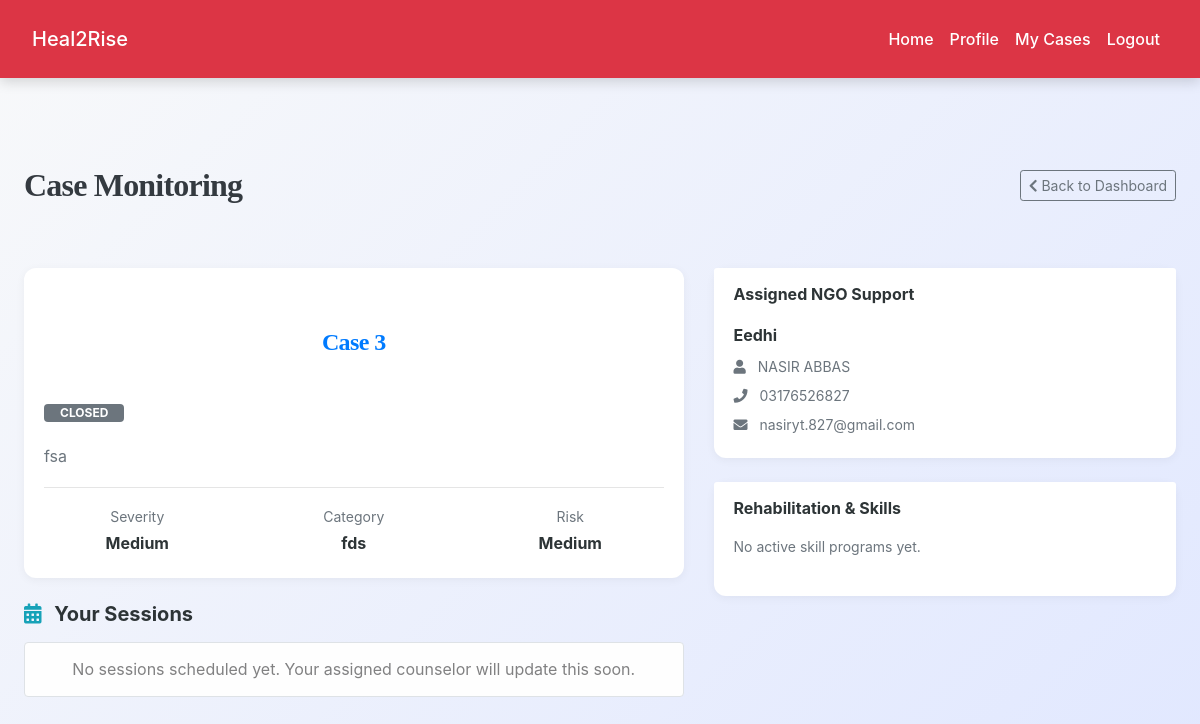
Before: /user/view_case_details.php?id=2 (signed in) with the older database file.
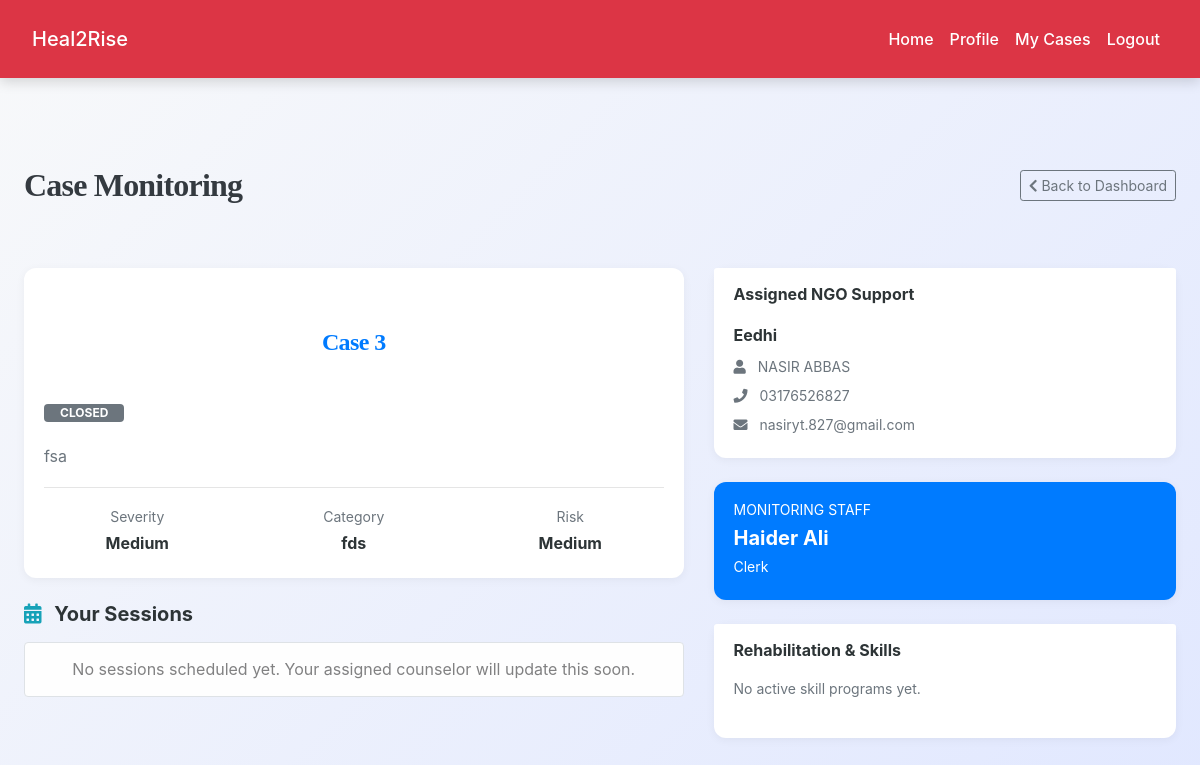
After: the same page with the newer database file.
### tables this page shows
CREATE TABLE `cases` (
  `id` int(11) NOT NULL,
  `case_title` varchar(255) NOT NULL,
  `description` text NOT NULL,
  `user_id` int(11) NOT NULL,
  `assigned_ngo_id` int(11) DEFAULT NULL,
  `assigned_staff_id` int(11) DEFAULT NULL,
  `status` enum('pending','approved','rejected','closed') NOT NULL DEFAULT 'pending',
  `problem_category` text DEFAULT NULL,
  `severity` varchar(50) DEFAULT NULL,
  `risk_level` varchar(50) DEFAULT NULL,
  `created_at` datetime DEFAULT current_timestamp(),
  `closed_at` datetime DEFAULT NULL
);

CREATE TABLE `ngos` (
  `id` int(11) NOT NULL,
  `ngo_name` varchar(200) NOT NULL,
  `registration_number` varchar(100) DEFAULT NULL,
  `address` text DEFAULT NULL,
  `contact_person` varchar(100) DEFAULT NULL,
  `phone` varchar(20) DEFAULT NULL,
  `email` varchar(100) NOT NULL,
  `password` varchar(255) NOT NULL,
  `service_areas` text DEFAULT NULL,
  `capacity` int(11) DEFAULT 50,
  `status` enum('verified','pending','blocked') DEFAULT 'pending',
  `created_at` datetime DEFAULT current_timestamp()
);

CREATE TABLE `team_members` (
  `id` int(11) NOT NULL,
  `full_name` varchar(100) NOT NULL,
  `email` varchar(100) NOT NULL,
  `phone` varchar(20) DEFAULT NULL,
  `password_hash` varchar(255) NOT NULL,
  `designation` varchar(50) NOT NULL,
  `qualification` text DEFAULT NULL,
  `experience_years` int(11) DEFAULT 0,
  `status` enum('active','inactive') DEFAULT 'active',
  `created_at` datetime DEFAULT current_timestamp()
);

### user/view_case_details.php (the view, shortened to what the changed rows need)
<?php
include('../config.php');
$user_id = $_SESSION["id"];
$case_id = intval($_GET['id']);
$stmt = $conn->prepare("
    SELECT
        c.*,
        n.ngo_name, n.contact_person, n.phone AS ngo_phone, n.email AS ngo_email,
        s.full_name AS staff_name, s.email AS staff_email, s.phone AS staff_phone, s.designation AS staff_designation
    FROM cases c
    JOIN ngos n ON c.assigned_ngo_id = n.id
    LEFT JOIN team_members s ON c.assigned_staff_id = s.id
    WHERE c.id=? AND c.user_id=?
");
$stmt->bind_param("ii", $case_id, $user_id);
$stmt->execute();
$case = $stmt->get_result()->fetch_assoc();
?>
<!DOCTYPE html>
<html lang="en">
<head>
    <link rel="stylesheet" href="https://cdn.jsdelivr.net/npm/bootstrap@4.6.2/dist/css/bootstrap.min.css">
    <link rel="stylesheet" href="https://cdnjs.cloudflare.com/ajax/libs/font-awesome/5.15.4/css/all.min.css">
<link rel="stylesheet" href="../css/style.css">
</head>
<body class="bg-light">
<div class="container py-5">
    <div class="d-flex justify-content-between align-items-center mb-4">
        <h2 class="font-weight-bold text-dark">Case Monitoring</h2>
    </div>
    <div class="row">
        <div class="col-lg-7">
            <div class="card info-card mb-4">
                <div class="card-body">
                    <div class=" justify-content-between">
                        <h4 class="text-primary font-weight-bold"><?= htmlspecialchars($case['case_title']) ?></h4>
                        <span class="badge badge-<?= $case['status']=='closed' ? 'secondary' : 'success' ?> px-3">
                            <?= strtoupper($case['status']) ?>
                        </span>
                    </div>
                    <p class="mt-3 text-secondary"><?= nl2br(htmlspecialchars($case['description'])) ?></p>
                    <hr>
                    <div class="row text-center">
                        <div class="col-4">
                            <small class="text-muted d-block">Severity</small>
                            <span class="font-weight-bold"><?= $case['severity'] ?></span>
                        </div>
                        <div class="col-4">
                            <small class="text-muted d-block">Category</small>
                            <span class="font-weight-bold"><?= $case['problem_category'] ?></span>
                        </div>
                        <div class="col-4">
                            <small class="text-muted d-block">Risk</small>
                            <span class="font-weight-bold"><?= $case['risk_level'] ?></span>
                        </div>
                    </div>
                </div>
            </div>
        </div>
        <div class="col-lg-5">
            <div class="card info-card mb-4">
                <div class="card-body pt-0">
                    <p class="mb-1 font-weight-bold"><?= htmlspecialchars($case['ngo_name']) ?></p>
                    <p class="small text-muted mb-1"><i class="fas fa-user mr-2"></i> <?= htmlspecialchars($case['contact_person']) ?></p>
                    <p class="small text-muted mb-1"><i class="fas fa-phone mr-2"></i> <?= htmlspecialchars($case['ngo_phone']) ?></p>
                    <p class="small text-muted mb-0"><i class="fas fa-envelope mr-2"></i> <?= htmlspecialchars($case['ngo_email']) ?></p>
                </div>
            </div>
            <?php if($case['staff_name']): ?>
            <div class="card info-card mb-4 bg-primary text-white">
                <div class="card-body">
                    <h6 class="small text-uppercase opacity-75">Monitoring Staff</h6>
                    <h5 class="mb-1 font-weight-bold"><?= htmlspecialchars($case['staff_name']) ?></h5>
                    <p class="small mb-0"><?= htmlspecialchars($case['staff_designation']) ?></p>
                </div>
            </div>
            <?php endif; ?>
        </div>
    </div>
</div>
</body>
</html>

Changed rows visible on the page:
changed cases "Case 3": team_members.full_name (not shown) → "Haider Ali"; team_members.designation (not shown) → "Clerk"
Other visible differences:
text now shown: "MONITORING STAFF"
